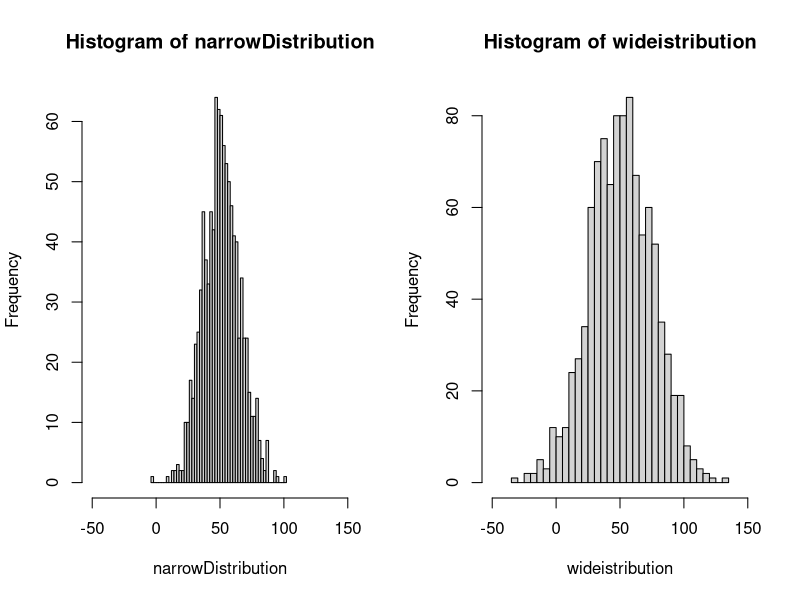

Reproduce this figure in R.
#generate vector of 5 normally distributed random variables
#with mean=10 and sd=2
five<-rnorm(5,m=10,s=2)
print(five)

##########################################

#generate vector of 1000 normally distributed random 
#variables with mean=50, and sd=15
narrowDistribution<-rnorm(1000,m=50,s=15)

#generate vector of 1000 normally distributed random 
#variables with mean=50, and sd=25
wideistribution<-rnorm(1000,m=50,s=25)

#generate two histagrams to view these two distributions side 
#by side, specify 50 bars in histagram and x-axis limits 
#of -50 to 150
par(mfrow=c(1,2)) #one row, two columns
hist(narrowDistribution,breaks=50,xlim=c(-50,150))
hist(wideistribution,breaks=50,xlim=c(-50,150))